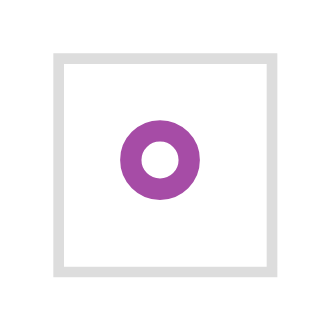

Here is the Vega-Lite specification saved for this chart:
### Vega specification from a JSON file in a GitHub repository (floating-point values rounded to 4 significant figures)
{"$schema": "https://vega.github.io/schema/vega/v5.json", "background": "white", "padding": 5, "width": 20, "height": 20, "style": "cell", "data": [{"name": "source_0", "values": [{"a": 2}]}], "marks": [{"name": "marks", "type": "symbol", "style": ["point"], "from": {"data": "source_0"}, "encode": {"update": {"opacity": {"value": 0.7}, "fill": {"value": "transparent"}, "stroke": {"value": "purple"}, "x": {"signal": "width", "mult": 0.5}, "y": {"signal": "height", "mult": 0.5}}}}], "config": {"background": "white", "legend": {"unselectedOpacity": 0.35}}}
